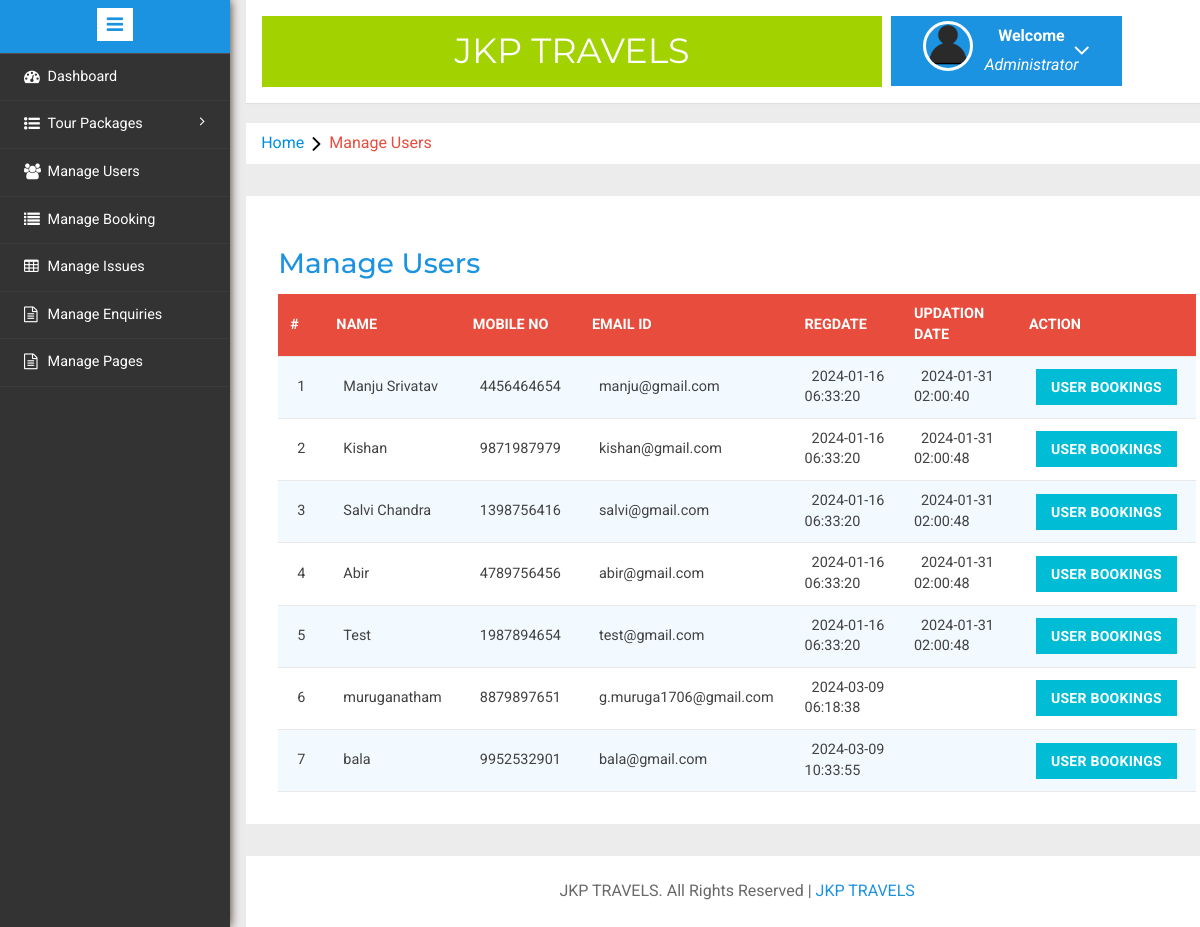
The page /admin/manage-users.php (signed in) on the database its author committed.
### tables this page shows
CREATE TABLE `tblusers` (
  `id` int(11) NOT NULL,
  `FullName` varchar(100) DEFAULT NULL,
  `MobileNumber` char(10) DEFAULT NULL,
  `EmailId` varchar(70) DEFAULT NULL,
  `Password` varchar(100) DEFAULT NULL,
  `RegDate` timestamp NULL DEFAULT current_timestamp(),
  `UpdationDate` timestamp NULL DEFAULT NULL ON UPDATE current_timestamp()
);

### admin/manage-users.php (the view, shortened to what this page needs)
<?php
include('includes/config.php');
if(strlen($_SESSION['alogin'])==0)
	{
header('location:index.php');
}
else{
	?>
<!DOCTYPE HTML>
<html>
<head>
<link href="css/bootstrap.min.css" rel='stylesheet' type='text/css' />
<link href="css/style.css" rel='stylesheet' type='text/css' />
<link rel="stylesheet" href="css/morris.css" type="text/css"/>
<link href="css/font-awesome.css" rel="stylesheet">
<link rel="stylesheet" type="text/css" href="css/table-style.css" />
<link rel="stylesheet" type="text/css" href="css/basictable.css" />
<link rel="stylesheet" href="css/icon-font.min.css" type='text/css' />
</head>
<body>
   <div class="page-container">
<div class="left-content">
	   <div class="mother-grid-inner">
				<?php include('includes/header.php');?>
				</div>
<ol class="breadcrumb">
                <li class="breadcrumb-item"><a href="dashboard.php">Home</a><i class="fa fa-angle-right"></i>Manage Users</li>
            </ol>
<div class="agile-grids">
				<div class="agile-tables">
					<div class="w3l-table-info">
					  <h2>Manage Users</h2>
					    <table id="table">
						<thead>
						  <tr>
						  <th>#</th>
							<th>Name</th>
							<th>Mobile No</th>
							<th>Email Id</th>
							<th>RegDate </th>
							<th>Updation Date</th>
							<th>Action</th>
						  </tr>
						</thead>
						<tbody>
<?php $sql = "SELECT * from tblusers";
$query = $dbh -> prepare($sql);
$query->execute();
$results=$query->fetchAll(PDO::FETCH_OBJ);
$cnt=1;
if($query->rowCount() > 0)
{
foreach($results as $result)
{				?>
						  <tr>
							<td><?php echo htmlentities($cnt);?></td>
							<td><?php echo htmlentities($result->FullName);?></td>
							<td><?php echo htmlentities($result->MobileNumber);?></td>
							<td><?php echo htmlentities($result->EmailId);?></td>
							<td><?php echo htmlentities($result->RegDate);?></td>
							<td><?php echo htmlentities($result->UpdationDate);?></td>
							<td><a href="user-bookings.php?uid=<?php echo htmlentities($result->EmailId);?>&&uname=<?php echo htmlentities($result->FullName);?>" class="btn btn-primary">User Bookings</td>
						  </tr>
						 <?php $cnt=$cnt+1;} }?>
						</tbody>
					  </table>
					</div>
			</div>
<?php include('includes/footer.php');?>
</div>
</div>
						<?php include('includes/sidebarmenu.php');?>
							</div>
</body>
</html>
<?php } ?>

### admin/css/table-style.css (style rules this page uses)
table { background: white; border-collapse: collapse; margin: 1em 0 0; width: 100%; }
table tr, table th, table td { border: none; border-bottom: 1px solid #e8e8e8; font-size: .95em; }
table th, table td { padding: 10px 12px; text-align: left; }
table th { background: #e74c3c; color: #fff; text-transform: uppercase; }
table tr td { background: #f3faff; color: #424242; }
table tr:nth-of-type(2n+2) td { background: #ffffff; }
table { width: 100%; }

### rows shown on the page
tblusers: FullName "Manju Srivatav", MobileNumber "4456464654", EmailId "manju@gmail.com", RegDate "2024-01-16 06:33:20", UpdationDate "2024-01-31 02:00:40"
tblusers: FullName "Kishan", MobileNumber "9871987979", EmailId "kishan@gmail.com", RegDate "2024-01-16 06:33:20", UpdationDate "2024-01-31 02:00:48"
tblusers: FullName "Salvi Chandra", MobileNumber "1398756416", EmailId "salvi@gmail.com", RegDate "2024-01-16 06:33:20", UpdationDate "2024-01-31 02:00:48"
tblusers: FullName "Abir", MobileNumber "4789756456", EmailId "abir@gmail.com", RegDate "2024-01-16 06:33:20", UpdationDate "2024-01-31 02:00:48"
tblusers: FullName "Test", MobileNumber "1987894654", EmailId "test@gmail.com", RegDate "2024-01-16 06:33:20", UpdationDate "2024-01-31 02:00:48"
tblusers: FullName "muruganatham", MobileNumber "8879897651", EmailId "g.muruga1706@gmail.com", RegDate "2024-03-09 06:18:38"
tblusers: FullName "bala", MobileNumber "9952532901", EmailId "bala@gmail.com", RegDate "2024-03-09 10:33:55"
